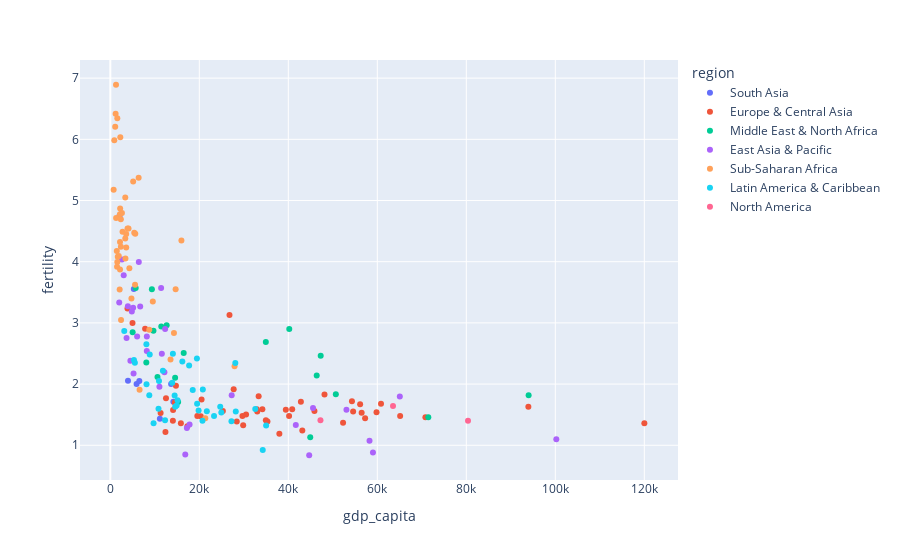

The notebook cell saved with this chart:
### Markdown cell above
- Add the color argument to the `px.scatter()` function so that the color of the markers reflects the `region`.
- Then try out alternative encoding choices such as `symbol` or `size`. 
- Which encoding works best?

### Code cell
px.scatter(df20, x='gdp_capita', y='fertility', color='region', hover_name='country')

### Figure 1 — Plotly figure (JSON) as saved in the notebook; plotly's stock layout.template omitted (floating-point values rounded to 4 significant figures)
{"data": [{"hovertemplate": "<b>%{hovertext}</b><br><br>region=South Asia<br>gdp_capita=%{x}<br>fertility=%{y}<extra></extra>", "hovertext": ["Afghanistan", "Bangladesh", "Bhutan", "India", "Maldives", "Nepal", "Pakistan", "Sri Lanka"], "legendgroup": "South Asia", "marker": {"color": "#636efa", "symbol": "circle"}, "mode": "markers", "name": "South Asia", "orientation": "v", "showlegend": true, "type": "scatter", "x": [2079.0, 5905.0, 11140.0, 6518.0, 14170.0, 3973.0, 5285.0, 13660.0], "xaxis": "x", "y": [4.75, 2.003, 1.433, 2.051, 1.712, 2.055, 3.555, 2.0], "yaxis": "y"}, {"hovertemplate": "<b>%{hovertext}</b><br><br>region=Europe & Central Asia<br>gdp_capita=%{x}<br>fertility=%{y}<extra></extra>", "hovertext": ["Albania", "Andorra", "Armenia", "Austria", "Azerbaijan", "Belarus", "Belgium", "Bosnia and Herzegovina", "Bulgaria", "Channel Islands", "Croatia", "Cyprus", "Czechia", "Denmark", "Estonia", "Faroe Islands", "Finland", "France", "Georgia", "Germany", "Gibraltar", "Greece", "Greenland", "Hungary", "Iceland", "Ireland", "Isle of Man", "Italy", "Kazakhstan", "Kosovo", "Kyrgyz Republic", "Latvia", "Liechtenstein", "Lithuania", "Luxembourg", "Moldova", "Monaco", "Montenegro", "Netherlands", "North Macedonia", "Norway", "Poland", "Portugal", "Romania", "Russian Federation", "San Marino", "Serbia", "Slovak Republic", "Slovenia", "Spain", "Sweden", "Switzerland", "Tajikistan", "Turkiye", "Turkmenistan", "Ukraine", "United Kingdom", "Uzbekistan"], "legendgroup": "Europe & Central Asia", "marker": {"color": "#EF553B", "symbol": "circle"}, "mode": "markers", "name": "Europe & Central Asia", "orientation": "v", "showlegend": true, "type": "scatter", "x": [14060.0, NaN, 14110.0, 57260.0, 14500.0, 20320.0, 54570.0, 15860.0, 25300.0, NaN, 29690.0, 29860.0, 42830.0, 60830.0, 39440.0, NaN, 52310.0, 48130.0, 14750.0, 56480.0, NaN, 28420.0, NaN, 34170.0, 54300.0, 93940.0, NaN, 43140.0, 26780.0, 11310.0, 4991.0, 33020.0, NaN, 40180.0, 120000.0, 12510.0, NaN, 20510.0, 59820.0, 17320.0, 65130.0, 35320.0, 34960.0, 33340.0, 30510.0, 59520.0, 19560.0, 32920.0, 40870.0, 37990.0, 56140.0, 70810.0, 3857.0, 27720.0, NaN, 12390.0, 45870.0, 7823.0], "xaxis": "x", "y": [1.4, NaN, 1.575, 1.44, 1.7, 1.474, 1.55, 1.359, 1.56, 1.447, 1.48, 1.328, 1.71, 1.68, 1.58, 2.323, 1.37, 1.83, 1.971, 1.53, 1.855, 1.39, 2.019, 1.59, 1.72, 1.63, 1.569, 1.24, 3.13, 1.529, 3.0, 1.55, 1.46, 1.48, 1.36, 1.77, NaN, 1.75, 1.54, 1.31, 1.48, 1.39, 1.41, 1.8, 1.505, NaN, 1.48, 1.59, 1.59, 1.19, 1.67, 1.46, 3.237, 1.917, 2.701, 1.217, 1.56, 2.904], "yaxis": "y"}, {"hovertemplate": "<b>%{hovertext}</b><br><br>region=Middle East & North Africa<br>gdp_capita=%{x}<br>fertility=%{y}<extra></extra>", "hovertext": ["Algeria", "Bahrain", "Djibouti", "Egypt, Arab Rep.", "Iran, Islamic Rep.", "Iraq", "Israel", "Jordan", "Kuwait", "Lebanon", "Libya", "Malta", "Morocco", "Oman", "Qatar", "Saudi Arabia", "Syrian Arab Republic", "Tunisia", "United Arab Emirates", "West Bank and Gaza", "Yemen, Rep."], "legendgroup": "Middle East & North Africa", "marker": {"color": "#00cc96", "symbol": "circle"}, "mode": "markers", "name": "Middle East & North Africa", "orientation": "v", "showlegend": true, "type": "scatter", "x": [11450.0, 50680.0, 5020.0, 12660.0, 15240.0, 9344.0, 40220.0, 9698.0, 46380.0, 14560.0, 16500.0, 44930.0, 8089.0, 34950.0, 94010.0, 47280.0, NaN, 10600.0, 71460.0, 5705.0, NaN], "xaxis": "x", "y": [2.942, 1.832, 2.848, 2.96, 1.708, 3.551, 2.9, 2.873, 2.14, 2.103, 2.507, 1.13, 2.353, 2.687, 1.816, 2.465, 2.798, 2.114, 1.46, 3.57, 3.886], "yaxis": "y"}, {"hovertemplate": "<b>%{hovertext}</b><br><br>region=East Asia & Pacific<br>gdp_capita=%{x}<br>fertility=%{y}<extra></extra>", "hovertext": ["American Samoa", "Australia", "Brunei Darussalam", "Cambodia", "China", "Fiji", "French Polynesia", "Guam", "Hong Kong SAR, China", "Indonesia", "Japan", "Kiribati", "Korea, Dem. People's Rep.", "Korea, Rep.", "Lao PDR", "Macao SAR, China", "Malaysia", "Marshall Islands", "Micronesia, Fed. Sts.", "Mongolia", "Myanmar", "Nauru", "New Caledonia", "New Zealand", "Northern Mariana Islands", "Palau", "Papua New Guinea", "Philippines", "Samoa", "Singapore", "Solomon Islands", "Thailand", "Timor-Leste", "Tonga", "Tuvalu", "Vanuatu", "Vietnam"], "legendgroup": "East Asia & Pacific", "marker": {"color": "#ab63fa", "symbol": "circle"}, "mode": "markers", "name": "East Asia & Pacific", "orientation": "v", "showlegend": true, "type": "scatter", "x": [NaN, 53070.0, 65050.0, 4516.0, 17210.0, 11580.0, NaN, NaN, 59020.0, 12160.0, 41680.0, 2003.0, NaN, 44690.0, 8199.0, 58250.0, 27280.0, 6031.0, 3649.0, 12320.0, 5224.0, 11420.0, NaN, 45550.0, NaN, 16850.0, 3951.0, 8209.0, 6402.0, 100200.0, 2607.0, 17810.0, 5129.0, 6713.0, 4834.0, 3009.0, 11040.0], "xaxis": "x", "y": [NaN, 1.581, 1.796, 2.381, 1.281, 2.495, 1.705, 2.593, 0.883, 2.194, 1.33, 3.333, 1.818, 0.837, 2.541, 1.072, 1.818, 2.777, 2.754, 2.9, 2.174, 3.571, 2.04, 1.61, NaN, 0.85, 3.274, 2.777, 3.997, 1.1, 4.038, 1.341, 3.247, 3.267, 3.188, 3.778, 1.955], "yaxis": "y"}, {"hovertemplate": "<b>%{hovertext}</b><br><br>region=Sub-Saharan Africa <br>gdp_capita=%{x}<br>fertility=%{y}<extra></extra>", "hovertext": ["Angola", "Benin", "Botswana", "Burkina Faso", "Burundi", "Cabo Verde", "Cameroon", "Central African Republic", "Chad", "Comoros", "Congo, Dem. Rep.", "Congo, Rep.", "Cote d'Ivoire", "Equatorial Guinea", "Eritrea", "Eswatini", "Ethiopia", "Gabon", "Gambia, The", "Ghana", "Guinea", "Guinea-Bissau", "Kenya", "Lesotho", "Liberia", "Madagascar", "Malawi", "Mali", "Mauritania", "Mauritius", "Mozambique", "Namibia", "Niger", "Nigeria", "Rwanda", "Sao Tome and Principe", "Senegal", "Seychelles", "Sierra Leone", "Somalia", "South Africa", "South Sudan", "Sudan", "Tanzania", "Togo", "Uganda", "Zambia", "Zimbabwe"], "legendgroup": "Sub-Saharan Africa ", "marker": {"color": "#FFA15A", "symbol": "circle"}, "mode": "markers", "name": "Sub-Saharan Africa ", "orientation": "v", "showlegend": true, "type": "scatter", "x": [6367.0, 3365.0, 14300.0, 2211.0, 751.2, 6577.0, 3871.0, 895.3, 1573.0, 3403.0, 1103.0, 3574.0, 5377.0, 15980.0, NaN, 8755.0, 2379.0, 14680.0, 2157.0, 5558.0, 2750.0, 1905.0, 4749.0, 2413.0, 1461.0, 1517.0, 1573.0, 2243.0, 5613.0, 21350.0, 1303.0, 9548.0, 1283.0, 5138.0, 2182.0, 4286.0, 3574.0, 27920.0, 1675.0, 1191.0, 13530.0, NaN, 4092.0, 2613.0, 2180.0, 2366.0, 3362.0, 2102.0], "xaxis": "x", "y": [5.371, 5.048, 2.836, 4.869, 5.177, 1.908, 4.543, 5.985, 6.346, 4.052, 6.206, 4.234, 4.472, 4.346, 3.933, 2.89, 4.243, 3.548, 4.777, 3.623, 4.489, 4.094, 3.397, 3.049, 4.174, 3.918, 3.995, 6.035, 4.455, 1.44, 4.713, 3.349, 6.892, 5.309, 3.873, 3.893, 4.454, 2.29, 4.08, 6.417, 2.401, 4.543, 4.542, 4.795, 4.323, 4.693, 4.379, 3.545], "yaxis": "y"}, {"hovertemplate": "<b>%{hovertext}</b><br><br>region=Latin America & Caribbean <br>gdp_capita=%{x}<br>fertility=%{y}<extra></extra>", "hovertext": ["Antigua and Barbuda", "Argentina", "Aruba", "Bahamas, The", "Barbados", "Belize", "Bolivia", "Brazil", "British Virgin Islands", "Cayman Islands", "Chile", "Colombia", "Costa Rica", "Cuba", "Curacao", "Dominica", "Dominican Republic", "Ecuador", "El Salvador", "Grenada", "Guatemala", "Guyana", "Haiti", "Honduras", "Jamaica", "Mexico", "Nicaragua", "Panama", "Paraguay", "Peru", "Puerto Rico", "Sint Maarten (Dutch part)", "St. Kitts and Nevis", "St. Lucia", "St. Martin (French part)", "St. Vincent and the Grenadines", "Suriname", "Trinidad and Tobago", "Turks and Caicos Islands", "Uruguay", "Venezuela, RB", "Virgin Islands (U.S.)"], "legendgroup": "Latin America & Caribbean ", "marker": {"color": "#19d3f3", "symbol": "circle"}, "mode": "markers", "name": "Latin America & Caribbean ", "orientation": "v", "showlegend": true, "type": "scatter", "x": [19840.0, 20790.0, 35010.0, 27220.0, 14580.0, 8135.0, 8110.0, 14900.0, NaN, 71310.0, 24940.0, 15100.0, 21690.0, NaN, 20710.0, 10830.0, 17710.0, 10940.0, 8760.0, 13910.0, 8859.0, 19460.0, 3137.0, 5310.0, 9724.0, 18520.0, 5524.0, 28100.0, 14060.0, 11810.0, 34250.0, 32580.0, 28200.0, 12300.0, NaN, 14460.0, 16190.0, 24700.0, 19510.0, 23310.0, NaN, NaN], "xaxis": "x", "y": [1.569, 1.911, 1.325, 1.394, 1.628, 1.999, 2.651, 1.649, 0.976, NaN, 1.537, 1.737, 1.555, 1.5, 1.4, 1.597, 2.303, 2.051, 1.819, 2.023, 2.484, 2.418, 2.869, 2.394, 1.358, 1.905, 2.349, 2.344, 2.497, 2.216, 0.922, 1.591, 1.55, 1.411, 2.448, 1.814, 2.371, 1.631, 1.679, 1.477, 2.23, 2.03], "yaxis": "y"}, {"hovertemplate": "<b>%{hovertext}</b><br><br>region=North America<br>gdp_capita=%{x}<br>fertility=%{y}<extra></extra>", "hovertext": ["Bermuda", "Canada", "United States"], "legendgroup": "North America", "marker": {"color": "#FF6692", "symbol": "circle"}, "mode": "markers", "name": "North America", "orientation": "v", "showlegend": true, "type": "scatter", "x": [80380.0, 47230.0, 63530.0], "xaxis": "x", "y": [1.4, 1.41, 1.641], "yaxis": "y"}], "layout": {"legend": {"title": {"text": "region"}, "tracegroupgap": 0}, "margin": {"t": 60}, "xaxis": {"anchor": "y", "domain": [0, 1], "title": {"text": "gdp_capita"}}, "yaxis": {"anchor": "x", "domain": [0, 1], "title": {"text": "fertility"}}}}
